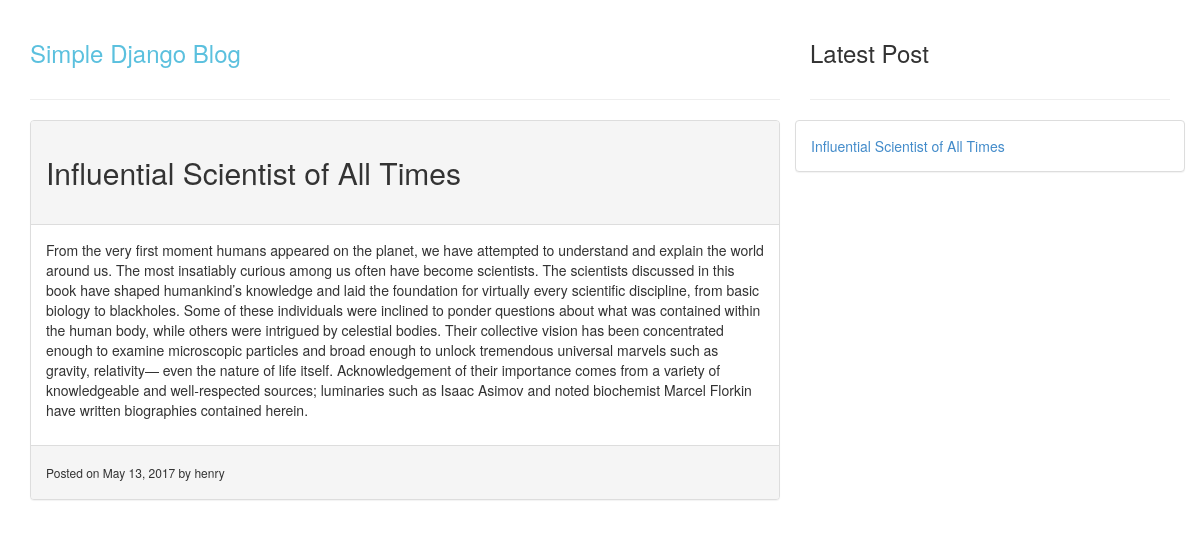
The page / on the database its author committed.
### firstblog/models.py (models this page shows)
class posts(models.Model):
    author = models.CharField(max_length=30)
    title = models.CharField(max_length=100)
    bodyText = models.TextField()
    timeStamp = models.DateField()

### firstblog/views.py (the view)
# urls.py: 2. Add a URL to urlpatterns:  url(r'^$', views.home, name='home')
def home(request):
    blogPosts = posts.objects.all()[:10]
    return render_to_response('index.html',{'blogPosts': blogPosts})

### firstblog/templates/index.html (shortened to what this page needs)
<!DOCTYPE html>
{% load staticfiles %}
<html lang="en">
<head>
    <link rel="stylesheet" type="text/css" href="{% static 'css/bootstrap.min.css' %}">
</head>
<body>
<div class="container">
    <div class="row">
        <div class="col-md-8">
            <div class="page-header">
                <h3 style="color: #5bc0de">Simple Django Blog </h3>
            </div>
            <div class="panel panel-default">
                 {% for post in blogPosts %}
                     <div class="panel-heading">
                     <h2>{{ post.title }}</h2>
                     </div>
                     <div class="panel-body">
                     <p>{{ post.bodyText }}</p>
                     </div>
                     <div class="panel-footer">
                     <h6>Posted on {{ post.timeStamp }} by {{ post.author }}</h6>
                     </div>
                 {% endfor %}
            </div>
        </div>
    <div class="col-md-4">
        <div class="page-header">
            <h3>Latest Post </h3>
        </div>
        <div class="row">
        <div class="panel panel-default">
            {% for post in blogPosts %}
                <div class="panel-body">
                    <a href="">{{ post.title }}</a>
                </div>
            {% endfor %}
        </div>
        </div>
    </div>
    </div>
</div>
</body>

### rows shown on the page
posts: title "Influential Scientist of All Times", bodyText "From the very first moment humans appeared on the planet, we have attempted to understand and explain the world around us. The most insatiably curious among us often have become scientists. The scientists discussed in this book have shaped humankind’s knowledge and laid the foundation for virtually every scientific discipline, from basic biology to blackholes. Some of these individuals were inclined to ponder questions about what was contained within the human body, while others were intrigued by celestial bodies. Their collective vision has been concentrated enough to examine microscopic particles and broad enough to unlock tremendous universal marvels such as gravity, relativity— even the…", timeStamp "May 13, 2017", author "henry"
